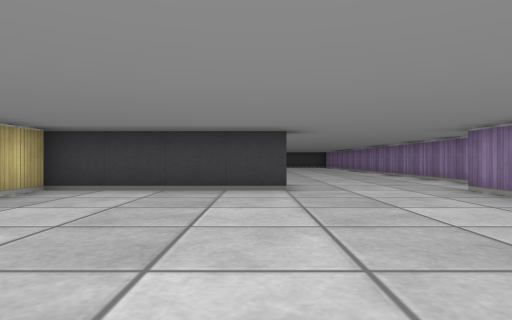
View 1 (above)

24 first-person views from a walk through a cub3D maze. The camera is about half as high as the walls, looks level and sees 75° across. The floor is counted in squares. Each view is taken from the middle of a square. On the plan, view 1 faces up. The plan holds only what a view shows up to about 9 squares ahead; the rest is blank.

View 2
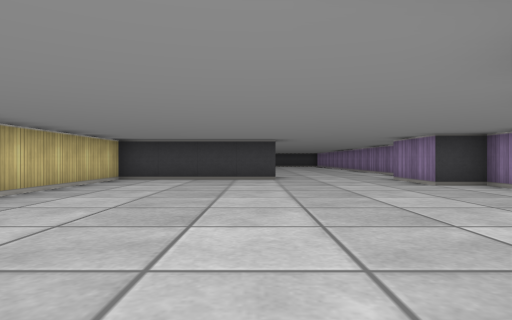

View 3
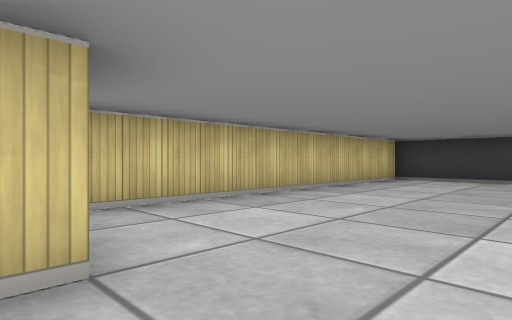

View 4
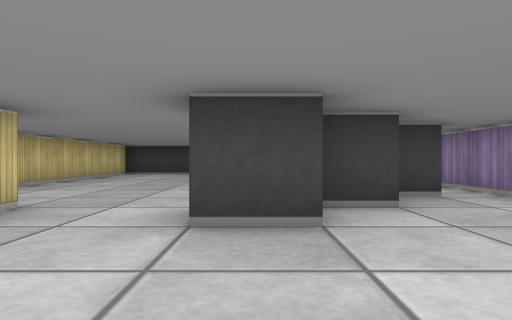

View 5
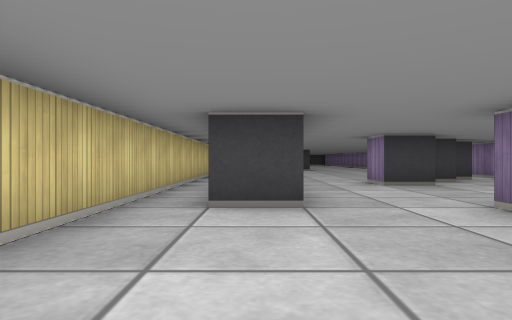

View 6
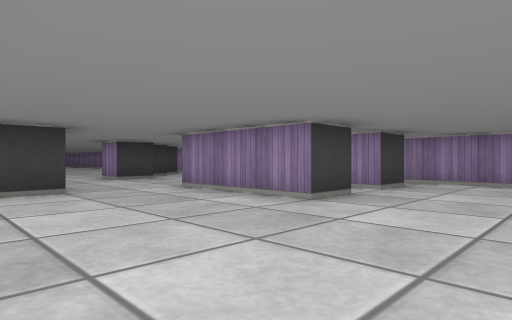

View 7
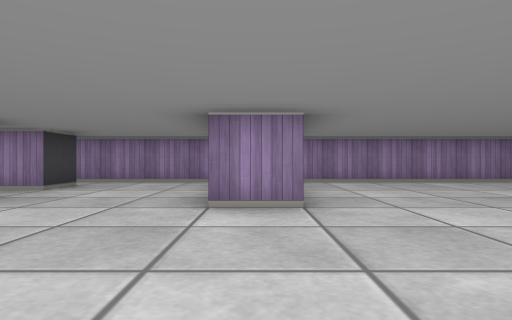

View 8
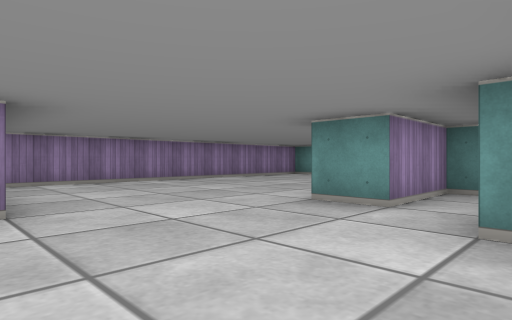

View 9
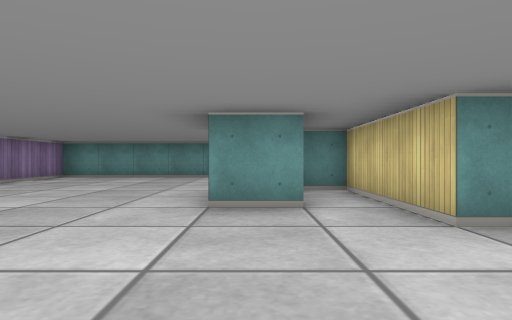

View 10
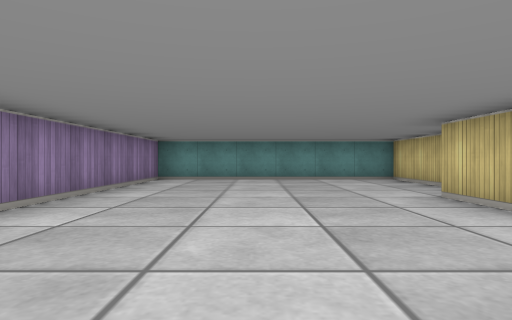

View 11
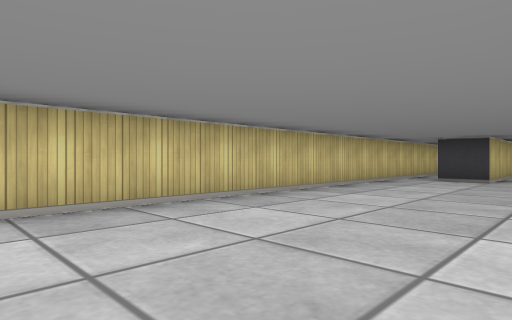

View 12
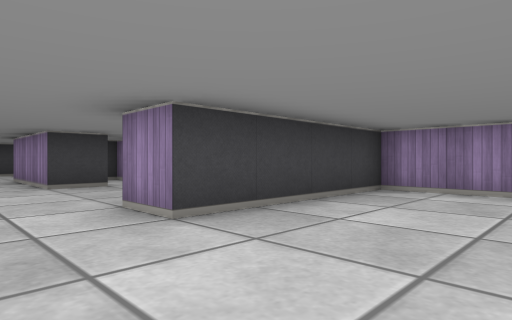

View 13
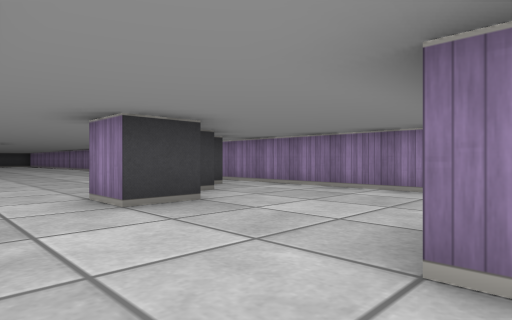

View 14
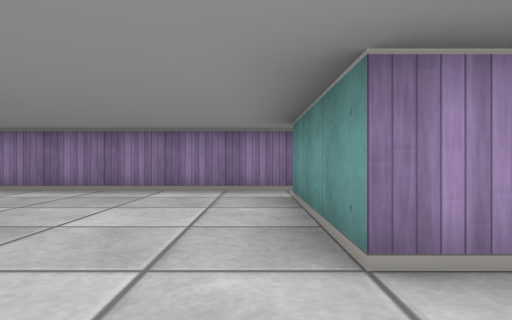

View 15
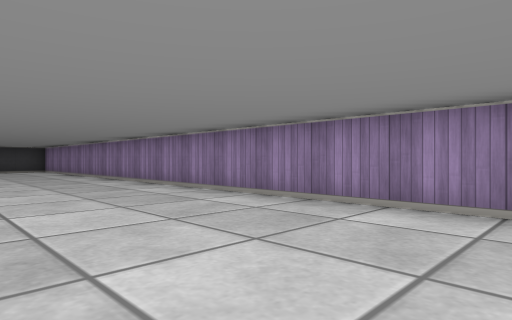

View 16
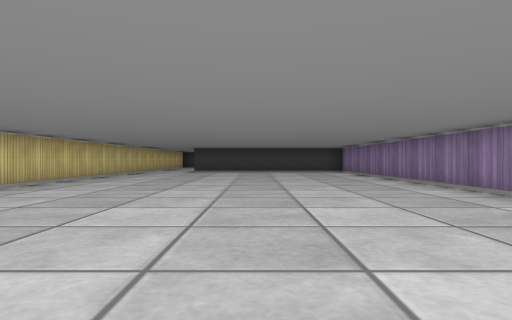

View 17
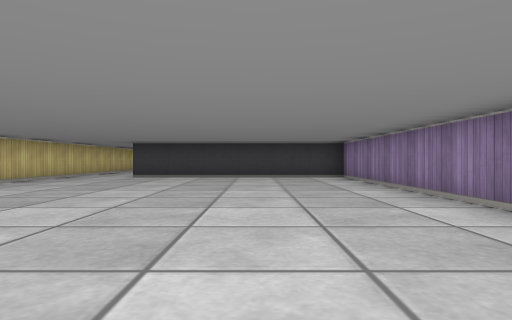

View 18
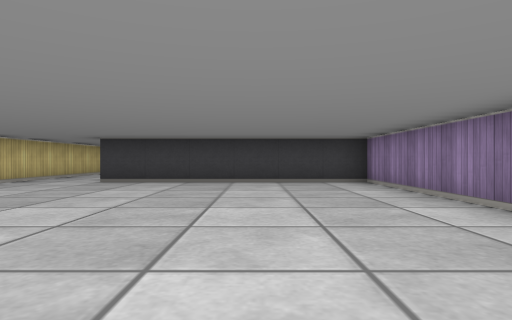

View 19
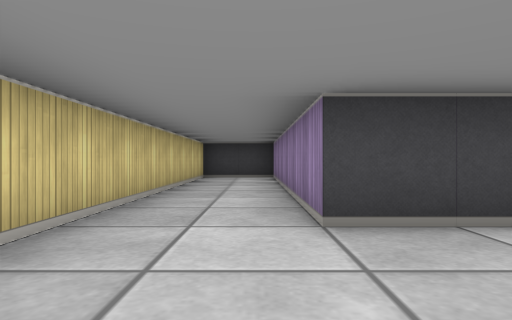

View 20
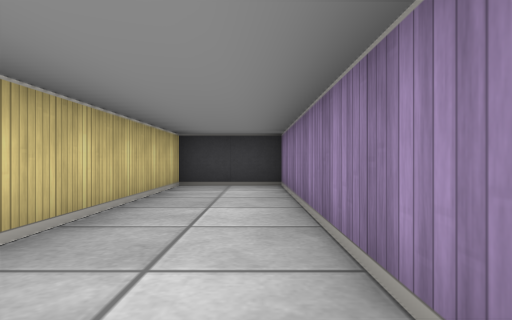

View 21
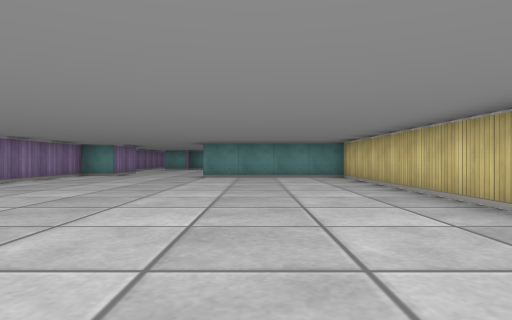

View 22
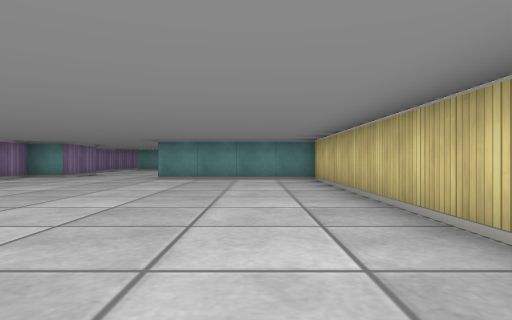

View 23
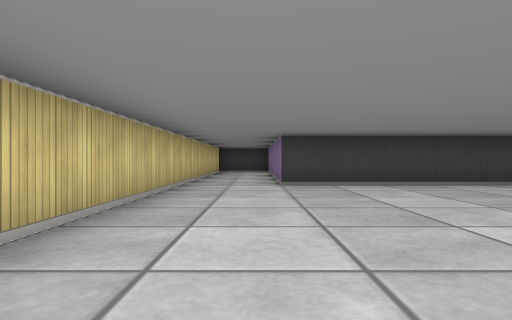

View 24
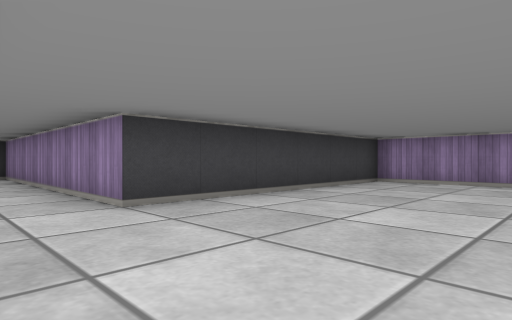

### Floor plan
Ten units are one square. View 1 is at (0, 0); x grows to the right and y downward. Boxes are objects, and circles mark ways between rooms. Rooms are numbered by the first view taken in them; rooms with no view inside come last. Other rooms are left out.
<svg viewBox="-40 -290 90 520">
<path fill="none" stroke="#000" d="M6 -55 -35 -55 -35 24M45 -60 45 -215 -15 -215 -15 -285 -35 -285 -35 -65 5 -65M45 -29 45 -35 35 -35 35 -55M45 6 45 -4M15 95 5 95 5 65 35 65M45 120 45 89M35 95 25 95 25 75M-30 155 -25 155 -25 185 -15 185 -15 165 -5 165M-5 172 -5 185M45 66 45 6M15 35 5 35 5 25M-15 202 -15 225 45 225 45 135 5 135 5 125M26 25 16 25M-15 24 -15 65 -25 65M-35 24 -35 146M36 15 29 15"/>
<circle cx="-30" cy="30" r="3" fill="#2a7"/>
<circle cx="-5" cy="30" r="3" fill="#2a7"/>
<circle cx="40" cy="10" r="3" fill="#2a7"/>
<text x="0" y="-110">1</text>
<text x="10" y="120">2</text>
</svg>
Room 1 opens to room 2.

Where each view was taken, in squares from view 1:
view 1: 0 up, 0 right, facing up
view 2: 3 down, 0 right, facing up
view 3: 3 down, 0 right, facing up-left
view 4: 6 down, 1 right, facing up
view 5: 10 down, 2 left, facing up
view 6: 12 down, 3 left, facing up-right
view 7: 13 down, 3 left, facing right
view 8: 13 down, 3 left, facing down-right
view 9: 13 down, 1 left, facing down
view 10: 14 down, 2 right, facing down
view 11: 15 down, 0 right, facing up-left
view 12: 16 down, 1 left, facing up-right
view 13: 7 down, 1 left, facing up-right
view 14: 6 down, 1 left, facing right
view 15: 6 up, 1 right, facing up-right
view 16: 8 up, 1 right, facing up
view 17: 12 up, 2 right, facing up
view 18: 14 up, 2 right, facing up
view 19: 19 up, 2 left, facing up
view 20: 22 up, 2 left, facing up
view 21: 16 up, 1 left, facing down
view 22: 15 up, 2 left, facing down
view 23: 15 up, 2 left, facing up
view 24: 18 up, 3 left, facing up-right
